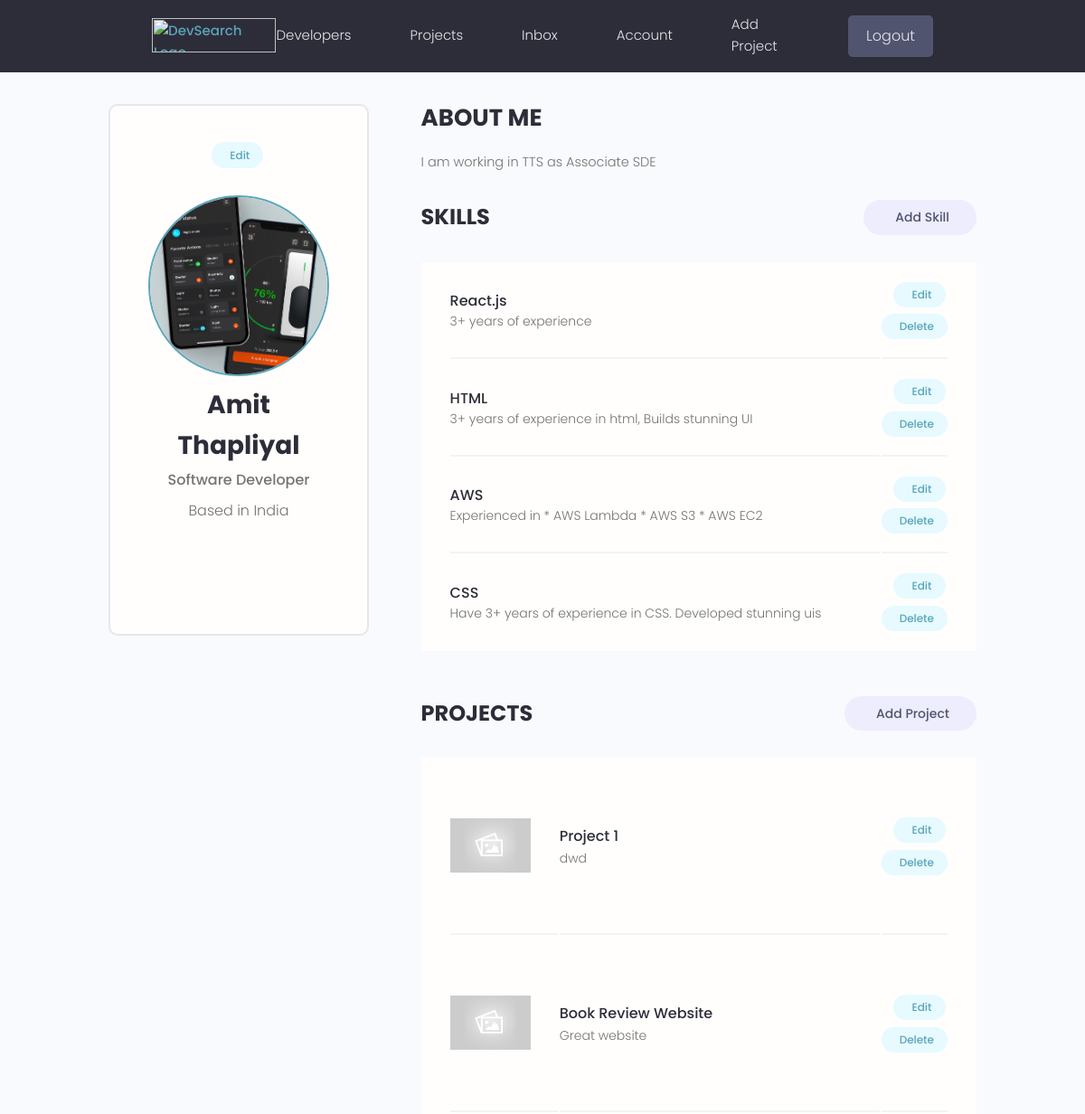
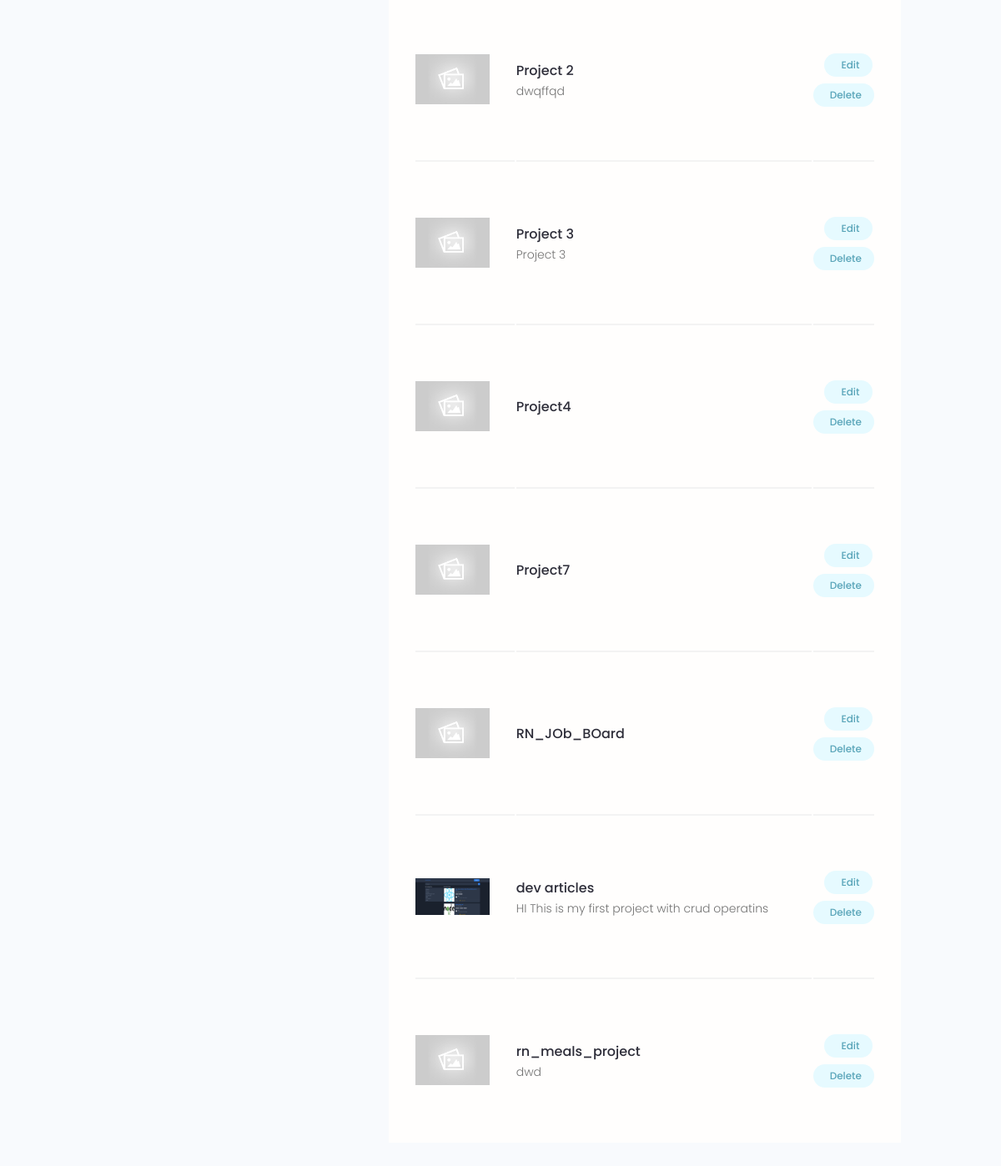
The app's page /account/ (signed in) with its own data (2 pictures, top to bottom).
### users/models.py (models this page shows, shortened)
class Profile(models.Model):
    user = models.OneToOneField(User, on_delete=models.CASCADE,null=True,blank=True)
    name = models.CharField( max_length=500,blank=True,null=True)
    email = models.EmailField(max_length=500,blank=True,null=True)
    username = models.CharField( max_length=500,blank=True,null=True)
    location = models.CharField( max_length=500,blank=True,null=True)
    short_intro = models.CharField(max_length=200,blank=True,null=True)
    bio = models.TextField(blank=True,null=True)
    profile_image = models.ImageField(null=True,blank=True,upload_to='profiles/',default='profiles/user-default.png')
    social_github = models.CharField( max_length=500,blank=True,null=True)
    social_twitter = models.CharField( max_length=500,blank=True,null=True)
    social_linkedin = models.CharField( max_length=500,blank=True,null=True)
    other_socials = models.CharField( max_length=500,blank=True,null=True)
    profile_uuid = models.UUIDField(default=uuid.uuid4,unique=True,primary_key=True,editable=False)

class Skill(models.Model):
    owner = models.ForeignKey(Profile, on_delete=models.CASCADE,null=True,blank=True)
    name = models.CharField(max_length=500,null=True,blank=True)
    description = models.TextField(null=True,blank=True)
    skills_uuid = models.UUIDField(default=uuid.uuid4,unique=True,primary_key=True,editable=False)

### projects/models.py (models this page shows, shortened)
class Project(models.Model):
    owner = models.ForeignKey(Profile, null=True,blank=True, on_delete=models.CASCADE)
    project_uuid = models.UUIDField(default=uuid.uuid4,unique=True,primary_key=True,editable=False)
    title = models.CharField(max_length=500)
    description = models.TextField(null=True,blank=True)
    project_image = models.ImageField(null=True,blank=True,default='default.jpg')
    demo_link = models.CharField( max_length=1000,null=True,blank=True)
    source_link = models.CharField( max_length=1000,null=True,blank=True)
    tags = models.ManyToManyField('Tag', blank=True) # the quotes required as tag is defined below
    vote_total = models.IntegerField(default=0,null=True,blank=True)
    created = models.DateTimeField(auto_now_add=True)
    class Meta:
        ordering = ['-vote_total','title']

### users/views.py (the view)
# urls.py: path('account/',views.UserAccount,name="user-account"),
@login_required(login_url='login')
def UserAccount(request):
    profile = request.user.profile
    skills = profile.skill_set.all()
    projects = profile.project_set.all()
    context = {"profile":profile,"skills":skills,"projects":projects}
    return render(request,'users/account.html',context)

### users/templates/users/account.html (shortened to what this page needs)
{% extends 'main.html' %} {% block content %}
<main class="settingsPage profile my-md">
  <div class="container">
    <div class="layout">
      <div class="column column--1of3">
        <div class="card text-center">
          <div class="card__body dev">
            <a
              class="tag tag--pill tag--main settings__btn"
              href="{% url 'edit-account' %}"
              > Edit</a
            >
            <img
              class="avatar avatar--xl dev__avatar"
              src="{{profile.profile_image.url}}"
            />
            <h2 class="dev__name">{{profile.name}}</h2>
            <p class="dev__title">{{profile.short_intro}}</p>
            <p class="dev__location">Based in {{profile.location}}</p>
            <ul class="dev__social">
            </ul>
          </div>
        </div>
      </div>
      <div class="column column--2of3">
        <div class="devInfo">
          <h3 class="devInfo__title">About Me</h3>
          <p class="devInfo__about">{{profile.bio}}</p>
        </div>
        <div class="settings">
          <h3 class="settings__title">Skills</h3>
          <a
            class="tag tag--pill tag--sub settings__btn tag--lg"
            href="{% url 'create-skill' %}"
            > Add Skill</a
          >
        </div>
        <table class="settings__table">
          {% for skill in skills %}
          <tr>
            <td class="settings__tableInfo">
              <h4>{{skill.name}}</h4>
              <p>{{skill.description}}</p>
            </td>
            <td class="settings__tableActions">
              <a
                class="tag tag--pill tag--main settings__btn"
                href="{% url 'update-skill' skill.skills_uuid %}"
                > Edit</a
              >
              <a
                class="tag tag--pill tag--main settings__btn"
                href="{% url 'delete-skill' skill.skills_uuid %}?next=/account"
                > Delete</a
              >
            </td>
          </tr>
          {% endfor %}
        </table>
        <div class="settings">
          <h3 class="settings__title">Projects</h3>
          <a
            class="tag tag--pill tag--sub settings__btn tag--lg"
            href="{% url 'create-project' %}"
            > Add Project</a
          >
        </div>
        <table class="settings__table">
          {% for project in projects %}
          <tr>
            <td class="settings__thumbnail">
              <a href="{% url 'project' project.project_uuid %}"
                ><img
                  src="{{project.project_image.url}}"
                  alt="Project Thumbnail"
              /></a>
            </td>
            <td class="settings__tableInfo">
              <a href="single-project.html">{{project.title}}</a>
              <p>{{project.description}}</p>
            </td>
            <td class="settings__tableActions">
              <a
                class="tag tag--pill tag--main settings__btn"
                href="{% url 'update-project' project.project_uuid %}"
                > Edit</a
              >
              <a
                class="tag tag--pill tag--main settings__btn"
                href="{% url 'delete-project' project.project_uuid %}?next=/account"
                > Delete</a
              >
            </td>
          </tr>
          {% endfor %}
        </table>
      </div>
    </div>
  </div>
</main>
{% endblock content %}

### static/styles/app.css (style rules this page uses)
:root { --color-sub: #2d2d39; }
.card { border: 2px solid var(--color-light); }
img { width: 100%; }
.profile .card > .dev { padding: 4rem; }
.dev__avatar { display: block; margin: auto; }
.dev__name { color: var(--color-sub); font-size: 2.8rem; font-weight: 700; margin-top: 1rem; margin-bottom: 0.5rem; }
.dev__title { font-size: 1.6rem; font-weight: 500; line-height: 1.3; }
.dev__location { margin-top: 1rem; }
.dev__social { margin: 3rem 0; list-style: none; display: flex; justify-content: center; gap: 1.5rem; }
.devInfo { margin-bottom: 3rem; }
.devInfo__title, .devInfo__subtitle { font-size: 2.6rem; color: var(--color-sub); text-transform: uppercase; font-weight: 700; margin-bottom: 1.5rem; }
.devInfo__about, .devSkill__info { font-size: 1.45rem; line-height: 1.7; text-align: justify; }
.settingsPage .dev > .settings__btn { display: inline-block; margin-bottom: 3rem; }
.settings { display: flex; justify-content: space-between; align-items: center; }
.settings__title { font-size: 2.4rem; text-transform: uppercase; font-weight: 700; color: var(--color-sub); }
.settings__table { margin-top: 3rem; margin-bottom: 5rem; padding: 0 3rem; background: var(--color-white); }
.settings__table tr { width: 100%; }
.settings__table tr > td { padding: 2rem 0; }
.settings__table tr:not(:last-child) td { border-bottom: 2px solid var(--color-white-light); }
.settings__thumbnail { width: 23%; min-width: 10rem; }
.settings__thumbnail img { padding-right: 3rem; height: 15rem; object-fit: contain; }
.settings__tableInfo { width: 100%; }
.settings__tableInfo h4, .settings__tableInfo a { padding-right: 1rem; width: auto; font-size: 1.6rem; font-weight: 500; color: var(--color-sub); }
.settings__tableInfo p { font-size: 1.4rem; }
.settings__tableActions { text-align: right; }

### static/uikit/styles/modules/_variables.css (style rules this page uses)
:root { --color-main: #5aa5b9; --color-main-light: #e6faff; --color-sub: #3f4156; --color-sub-light: #51546e; --color-sub-lighter: #ededfd; --color-text: #737373; --color-gray: #8b8b8b; --color-light: #e5e7eb; --color-light-gray: #767676; --color-bg: #f8fafd; --color-white: #fffefd; --color-white-light: #f3f3f3; --color-success: #359e64; --color-success-bg: #def8e8; --color-error: #fc4b0b; --color-error-bg: #fff2ee; --font-base: 'Poppins', arial, helvetica, 'Segoe UI', roboto, ubuntu, sans-serif; --font-monospace: 'Fira Code', 'Courier New', courier, monospace; --font-regular: 300; --font-medium: 500; --font-bold: 700; --generic-shadow: 1px 1px 5px #00000010; --generic-transition: all 0.3s ease-in-out; }

### static/uikit/styles/modules/_base.css (style rules this page uses)
* { margin: 0; padding: 0; box-sizing: border-box; text-rendering: optimizeLegibility; color: inherit; font-size: inherit; }
html { font-size: 50%; }
@media only screen and (min-width: 480px) { html { font-size: 56.25%; } }
@media only screen and (min-width: 1200px) { html { font-size: 62.5%; } }
body { line-height: 1.6; font-weight: 400; font-size: 1.5rem; color: var(--color-text); background-color: var(--color-bg); min-height: 100vh; }

### static/uikit/styles/modules/_typography.css (style rules this page uses)
* { font-family: var(--font-base); }
h2 { font-size: 3.6rem; font-weight: var(--font-bold); }
h3 { font-size: 3.2rem; font-weight: var(--font-medium); }
h4 { font-size: 2.8rem; font-weight: var(--font-medium); }
p, span, strong { font-size: 1.6rem; color: var(--color-text); font-weight: var(--font-regular); }
a { padding-bottom: 2px; text-decoration: none; display: inline-block; color: var(--color-main); font-weight: var(--font-medium); }

### static/uikit/styles/modules/_utilities.css (style rules this page uses)
.container { width: 92%; max-width: 165rem; margin: 0 auto; box-sizing: border-box; }
@media screen and (min-width: 1000px) { .container { width: 90%; } }
@media screen and (min-width: 1200px) { .container { width: 80%; } }
.text-center { text-align: center; }
.my-md { margin: 3rem auto; }

### static/uikit/styles/modules/_avatar.css (style rules this page uses)
.avatar { border-radius: 50%; border: 2px solid var(--color-main); object-fit: cover; }
.avatar--xl { height: 20rem; width: 20rem; }

### static/uikit/styles/modules/_card.css (style rules this page uses)
.card { border-radius: 1rem; background-color: var(--color-white); border: 1.5px solid var(--color-light); width: auto; height: auto; margin-top: 0.5rem; margin-bottom: 0.5rem; overflow: hidden; }
.card__body, .card__header { padding: 2rem 2.5rem; }

### static/uikit/styles/modules/_layout.css (style rules this page uses)
.layout { display: flex; flex-flow: row wrap; justify-content: space-between; }
.layout > .column { margin-bottom: 3rem; }
.layout > .column.column--1of3 { flex-basis: 30%; }
.layout > .column.column--2of3 { flex-basis: 64%; }

### records on screen
Profile: profile_image (picture), name "Amit Thapliyal", short_intro "Software Developer", location "India", bio "I am working in TTS as Associate SDE"
Skill: name "React.js", description "3+ years of experience"
Skill: name "HTML", description "3+ years of experience in html, Builds stunning UI"
Skill: name "AWS", description "Experienced in * AWS Lambda * AWS S3 * AWS EC2"
Skill: name "CSS", description "Have 3+ years of experience in CSS. Developed stunning uis"
Project: project_image (placeholder picture), title "Project 1", description "dwd"
Project: project_image (placeholder picture), title "Book Review Website", description "Great website"
Project: project_image (placeholder picture), title "Project 2", description "dwqffqd"
Project: project_image (placeholder picture), title "Project 3", description "Project 3"
Project: project_image (placeholder picture), title "Project4"
Project: project_image (placeholder picture), title "Project7"
Project: project_image (placeholder picture), title "RN_JOb_BOard"
Project: project_image (picture), title "dev articles", description "HI This is my first project with crud operatins"
Project: project_image (placeholder picture), title "rn_meals_project", description "dwd"
